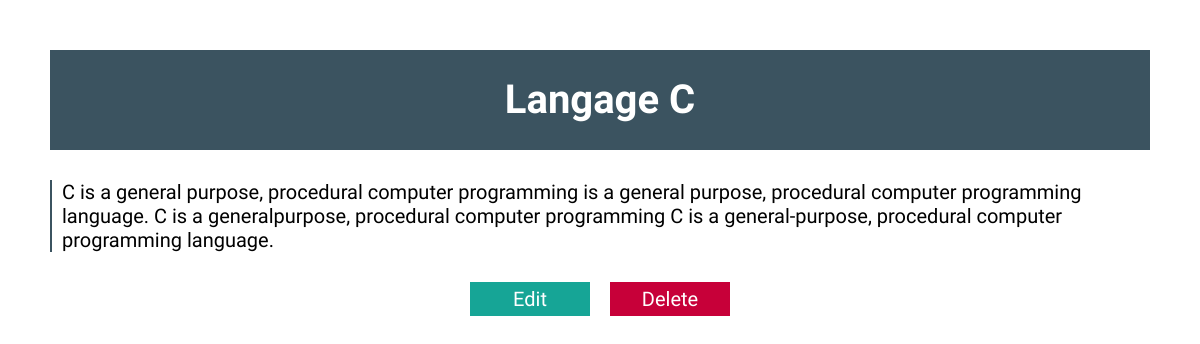
The app's page /php-mysql-blog/view.php?id=21 with its own data.
### tables this page shows
CREATE TABLE `data` (
  `Id` int(11) NOT NULL,
  `title` varchar(255) NOT NULL,
  `content` longtext NOT NULL
);

### php-mysql-blog/logic.php (called while the page is built, shortened)
<?php
    $connection = mysqli_connect("localhost","root","","advancedBlog");
    if(isset($_REQUEST['id'])) {
        $id = $_REQUEST['id'];
        $sql = "SELECT * FROM data WHERE id = $id";
        $query = mysqli_query($connection, $sql);
    }
?>

### php-mysql-blog/view.php (the view, shortened to what this page needs)
<?php
    include "logic.php"
?>
<!DOCTYPE html>
<html lang="en">
<head>
    <link rel="stylesheet" href="style.css">
</head>
<body>
    <div class="container">
        <?php foreach($query as $q) {?>
            <div class="view">
                <h1 class="title_edit"><?php echo $q['title']; ?></h1>
            </div>
            <p class="content_edit"><?php echo $q['content']; ?></p>
            <div class="edit">
                <a class="edit_edit" href="edit.php?id=<?php echo $q['Id']; ?>">Edit</a>
                <form method="POST">
                    <button class="delete_edit" name="delete">Delete</button>
                </form>
            </div>
        <?php }?>
    </div>
</body>
</html>

### php-mysql-blog/style.css (style rules this page uses)
* { margin: 0; padding: 0; box-sizing: border-box; }
:root { --color-dark: #3b5360; }
html { font-size: 62.5%; }
body { font-family: 'Hind', sans-serif; background-color: white; }
a { text-decoration: none; }
.container { display: flex; justify-content: center; align-items: center; flex-wrap: nowrap; flex-direction: column; }
.title_edit { font-size: 4rem; text-align: center; margin-top: 5rem; background-color: var(--color-dark); color: white; line-height: 10rem; width: 110rem; }
.content_edit { width: 110rem; margin-top: 3rem; border-left: 2px solid var(--color-dark); font-size: 2rem; padding-left: 1rem; }
.edit { display: flex; }
.edit_edit { font-size: 2rem; display: inline-block; margin-top: auto; width: 12rem; color: white; background-color: #16a596; text-align: center; margin-right: 2rem; padding: .5rem; }
.delete_edit { font-family: inherit; color: white; background-color: #c70039; width: 12rem; cursor: pointer; font-size: 2rem; margin-top: 3rem; border: none; padding: .5rem; }

### records on screen
data: title "Langage C", content "C is a general purpose, procedural computer programming is a general purpose, procedural computer programming language. C is a generalpurpose, procedural computer programming C is a general-purpose, procedural computer programming language."
